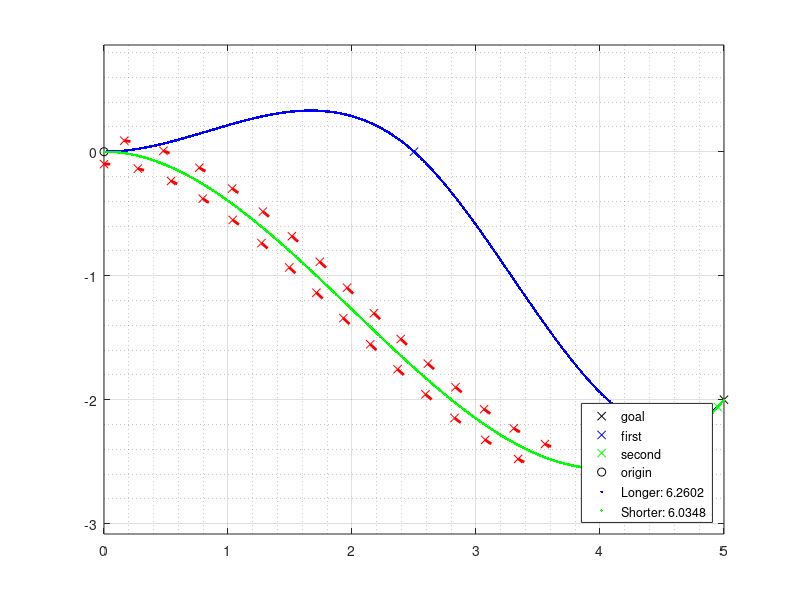

This figure's MATLAB source:
clear
clc
clf
step_amount = 30;

xg = 5;
yg = -2;
psi = 50.00001*pi/180;
% psi = tan(yg/xg);
%% USE TWO DIFFERENT SPLINE FUNCTIONS DEPENDING ON XY AND PSI
xshort = 0.0001;
yshort = tan(psi)*xshort;
% if psi<90*pi/180
    x2 = xg-xshort;
    y2 = yg-yshort;
% else
%     x2 = xg+xshort;
%     y2 = yg+yshort;
% end

xplot = xg-xshort*500;
yplot = yg-yshort*500;


x1 = x2*psi*180/pi/100;
y1 = -0;

% scale = psi/100*180/pi;
% scale1 = scale;
% scale2 = scale1*scale;
% x1 = x2*scale1;
% y1 = y2*scale2;

xtmp = x2-xg;
ytmp = y2-yg;
alpha = atan(ytmp/xtmp)*180/pi;

x_sample = [0, 0.01, x1, x2, xg];
y_sample = [0, 0,    y1, y2, yg];
x_lin = linspace(0, xg, 1000);
y_lin = spline(x_sample, y_sample, x_lin);

x_sample2 = [0, 0.01, x2, xg];
y_sample2 = [0, 0,    y2, yg];
x_lin2 = linspace(0, xg, 1000);
y_lin2 = spline(x_sample2, y_sample2, x_lin2);


x_distance = diff(x_lin);
y_distance = diff(y_lin);

dist = sqrt(x_distance.^2 + y_distance.^2);
total_dist = sum(dist);


x_distance2 = diff(x_lin2);
y_distance2 = diff(y_lin2);

dist2 = sqrt(x_distance2.^2 + y_distance2.^2);
total_dist2 = sum(dist2);




if total_dist < total_dist2
    working_spline = [x_lin; y_lin];
    dist = total_dist;
else
    working_spline = [x_lin2; y_lin2];
    dist = total_dist2;
end

step_length = 0.15;

swing = [];

support = [];
for i = 1:step_amount
%    if i ~= step_amount
%        idx = floor(length(working_spline)/step_amount)*i;
%    else
%        idx = length(working_spline);
%    end
   if i == 1
       idx = 1;
       x_tmp = working_spline(1, idx);
       y_tmp = working_spline(2, idx);
        
   else
       x_tmp = support(end, 1) + step_length*cos(support(end,3));
%        y_tmp = support(end, 2) + step_length*sin(support(end,3));
       idx = dsearchn(working_spline(1,:)',x_tmp);
   end
  
%    if i == 37
%        a = 3;
%    end
          y_tmp = working_spline(2, idx);

   yaw = atan((working_spline(2,idx+1)-working_spline(2,idx))/(working_spline(1,idx+1)-working_spline(1,idx)));
   i
   support  = [support; x_tmp, y_tmp, yaw];
%    support  = [support; x_tmp, y_tmp, yaw];
%    swing    = [swing; x_tmp, y_tmp+(-1)^(i+1)*0.1, yaw];

end
for i = 1:length(support)
   support(i,1) = support(i,1)-(-1)^i*sin(support(i,3))*0.1;
   support(i,2) = support(i,2)+(-1)^i*cos(support(i,3))*0.1;
end
plot(xg,yg,'kx')
grid on
grid minor
hold on
axis equal
plot(x1,y1,'bx')
plot(xplot,yplot,'gx')
plot(0,0,'ko')
plot(x_lin, y_lin, 'b.')
plot(x_lin2, y_lin2, 'g.')
plot(support(:,1), support(:,2),'rx')

% plot(swing(:,1), swing(:,2),'cx')
for i  = 1:step_amount
    xshort = 0.05;
    yshort = tan(support(i,3))*xshort;
    plot([support(i,1) support(i,1)+xshort], [support(i,2) support(i,2)+yshort],'r','linewidth',2)
%     plot([swing(i,1) swing(i,1)+xshort], [swing(i,2) swing(i,2)+yshort],'c','linewidth',2)
end

if total_dist < total_dist2
    legend('goal','first', 'second','origin', ['Shorter: ' num2str(total_dist)], ['Longer: ' num2str(total_dist2)],'Location','southeast')
else
    legend('goal','first', 'second','origin',['Longer: ' num2str(total_dist)], ['Shorter: ' num2str(total_dist2)],'Location','southeast')
end


foot_distance_x = diff(support(:,1));
foot_distance_y = diff(support(:,2));

foot_distance = sqrt(foot_distance_x.^2+foot_distance_y.^2)
